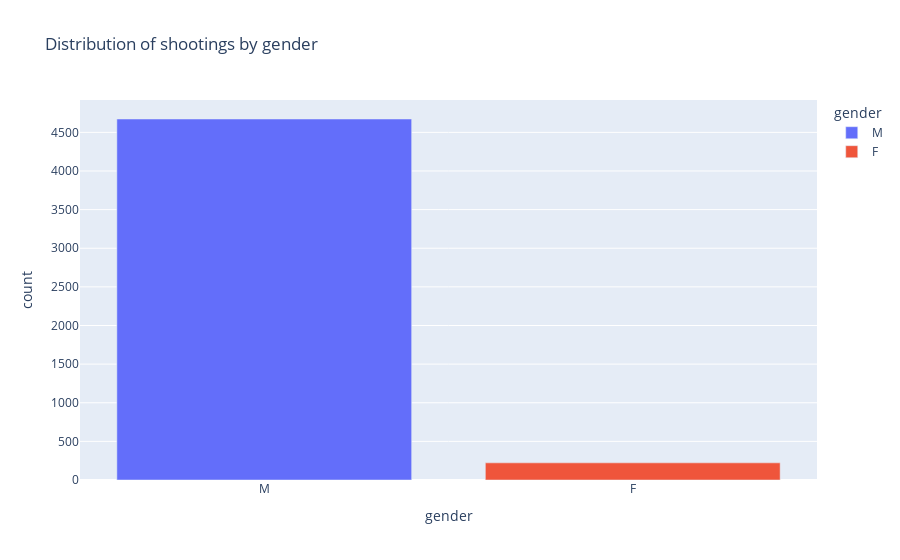

The cell this chart's notebook holds for it:
### Code cell
df_tmp = df_data["gender"].value_counts()
df_tmp = df_tmp.to_frame().reset_index()
df_tmp.columns = ["gender", "count"]
fig = px.bar(df_tmp, x="gender", y="count", color="gender", title="Distribution of shootings by gender")
fig.show()

### Figure 1 — Plotly figure (JSON) as saved in the notebook; plotly's stock layout.template omitted (floating-point values rounded to 4 significant figures)
{"data": [{"alignmentgroup": "True", "hovertemplate": "gender=%{x}<br>count=%{y}<extra></extra>", "legendgroup": "M", "marker": {"color": "#636efa", "pattern": {"shape": ""}}, "name": "M", "offsetgroup": "M", "orientation": "v", "showlegend": true, "textposition": "auto", "type": "bar", "x": ["M"], "xaxis": "x", "y": [4673], "yaxis": "y"}, {"alignmentgroup": "True", "hovertemplate": "gender=%{x}<br>count=%{y}<extra></extra>", "legendgroup": "F", "marker": {"color": "#EF553B", "pattern": {"shape": ""}}, "name": "F", "offsetgroup": "F", "orientation": "v", "showlegend": true, "textposition": "auto", "type": "bar", "x": ["F"], "xaxis": "x", "y": [222], "yaxis": "y"}], "layout": {"barmode": "relative", "legend": {"title": {"text": "gender"}, "tracegroupgap": 0}, "title": {"text": "Distribution of shootings by gender"}, "xaxis": {"anchor": "y", "categoryarray": ["M", "F"], "categoryorder": "array", "domain": [0, 1], "title": {"text": "gender"}}, "yaxis": {"anchor": "x", "domain": [0, 1], "title": {"text": "count"}}}}
